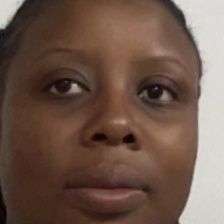
#> input picture deepface/0759/0759_test_02.jpg, 224 x 224 px, given in place of the camera
$ jupyter execute --allow-errors deepface.ipynb   (shell and % lines are left out)
#> lines starting #> are read from the running program, lines starting #| are printed output that depends on the picture
#> further down, frame is the input picture: shape (224, 224, 3); mean B, G, R 74.2, 86.9, 110.4
[cell 1]
import os
from tqdm import tqdm
import pandas as pd
import numpy as np
import pickle
import matplotlib.pyplot as plt
import math
import time

import psycopg2
from sqlalchemy import create_engine, Column, Integer, String, LargeBinary, Float
from sqlalchemy.orm import sessionmaker
from sqlalchemy.ext.declarative import declarative_base

from deepface import DeepFace
from deepface.commons import functions
from tensorflow.keras.preprocessing import image
from tensorflow.keras.applications.inception_resnet_v2 import preprocess_input

#> (the rest of this cell did not finish here and is left out)

#> (a cell that did not finish here is left out)

[cell 3]
from collections import defaultdict
import tensorflow as tf

#> (the rest of this cell did not finish here and is left out)

#> (a cell that did not finish here is left out)

[cell 5]
import cv2

# Load face detection model
face_cascade = cv2.CascadeClassifier('haarcascade_frontalface_alt2.xml')

# Define function to preprocess image
def preprocess_image(img):
    # Convert to grayscale
    gray = cv2.cvtColor(img, cv2.COLOR_BGR2GRAY)
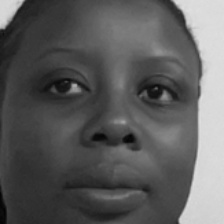
#> gray: shape (224, 224); min 3, max 224, mean 92.5

    # Detect faces
    faces = face_cascade.detectMultiScale(gray, scaleFactor=1.1, minNeighbors=5)
#> faces = [[17, 13, 198, 198]]

    # Crop face and resize to (160, 160)
    if len(faces) > 0:
        (x, y, w, h) = faces[0]
#> x = 17; y = 13; w = 198; h = 198
        face = img[y:y+h, x:x+w]
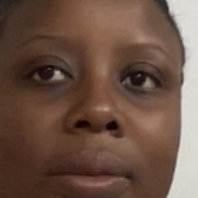
#> face: shape (198, 198, 3); mean B, G, R 68.9, 82.4, 108.5
        face = cv2.resize(face, (160, 160))
#> face: shape (160, 160, 3)
        face = cv2.cvtColor(face, cv2.COLOR_BGR2RGB)
        face = np.expand_dims(face, axis=0)
        face = preprocess_input(face)
        return face
    else:
        return None

# Open camera and start capturing frames
cap = cv2.VideoCapture(0)

#> (the rest of this cell did not finish here and is left out)
